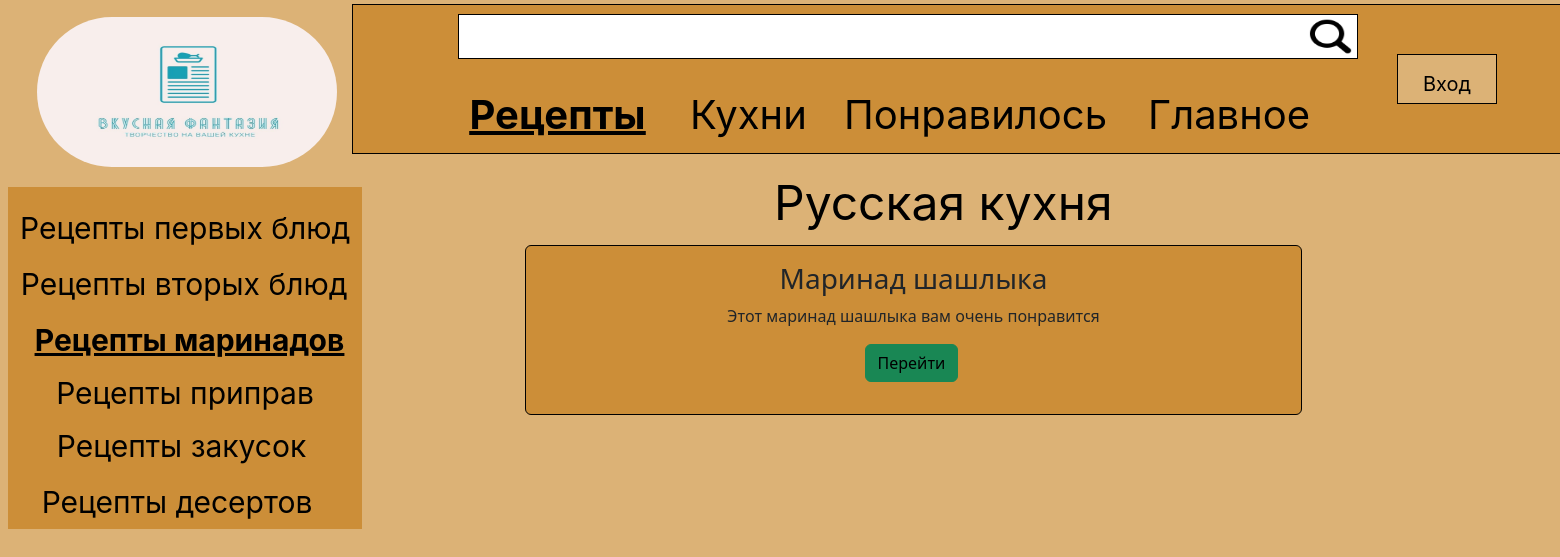
The page /recipe/marinade_Russia on the database its author committed.
### recipe/models.py (models this page shows, shortened)
class Articles(models.Model):
    country = models.CharField ('Национальная кухня', max_length=50)
    title = models.CharField('Название блюда', max_length=100)
    photo = models.ImageField(upload_to='media')
    descriptions = models.CharField('Описание', max_length=150)
    cooking = models.TextField('Как приготовить')
    products = models.TextField('Ингредиенты')
    dish = models.CharField('Тип блюда', max_length=50)
    tableware = models.TextField('Тип приготовления')
    time = models.CharField('Время приготовления', max_length=50)
    class Meta:
        verbose_name ='Рецепт'
        verbose_name_plural = 'рецепты'

### recipe/views.py (the view)
# urls.py: path('marinade_Russia', views.recipe_marinade, ),
def recipe_marinade(request):
    recipe = Articles.objects.filter(dish='Маринад')
    return render(request, 'recipe/recipe_marinade_Russia.html', {'recipe': recipe})

### recipe/templates/recipe/recipe_marinade_Russia.html (shortened to what this page needs)
{% extends "main/layout5.html" %}
{%  load static %}
{% block content %}
    {% for el in recipe %}
    <div class='alert alert-worning'>
        <h3>{{ el.title }}</h3>
        <p>{{ el.descriptions }}<p>
        <a href ='{% url 'recipe-detail' el.id %}' class="btn btn-success">Перейти</a>
    </div>
    {% endfor %}
{% endblock %}

### main/static/main/css/main2.css (style rules this page uses)
.btn { color: black; text-decoration: none; white-space: nowrap; }
.alert-worning { width: 777px; height: 170px; position: absolute; margin: 245px 525px; text-align: center; background: #CC8E38; border: 1px black solid; }

### rows shown on the page
Articles: title "Маринад шашлыка", descriptions "Этот маринад шашлыка вам очень понравится"
